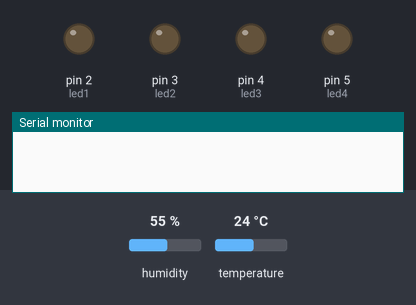
Bench run of a sketch on a simulated Arduino Uno, built with avr-gcc and run on an emulated ATmega328P. Shown: output pins drawn as LEDs (lit = HIGH), the last lines printed to the serial monitor. The test bench sets the inputs (shaded band); at power-on: temperature 24 °C, humidity 55 %.

Above: at 2.8 s.
4.6 s: temperature set to 12 °C
9.2 s: temperature set to 28 °C
At 9.77 s:
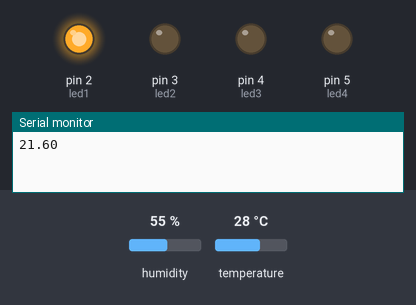
13.8 s: temperature set to 19 °C
At 20.1 s:
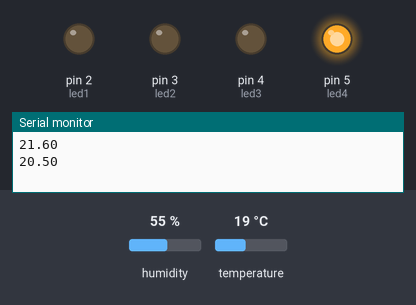
20.6 s: temperature set to 33 °C
At 21.04 s:
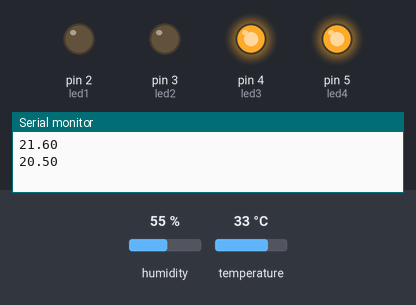
Timing chart, 0 to 26.2 s (numbered marks = the images above; inputs shaded):
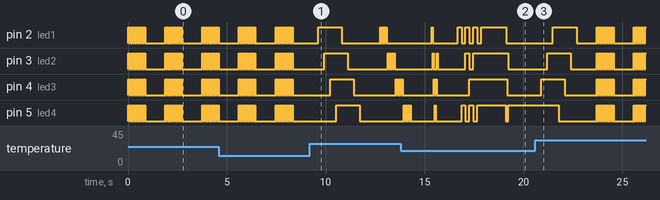

The sketch:

cube2.ino
```cpp
#include <DHT.h>
#include <DHT_U.h>
//#include <SoftwareSerial.h>

//#define TX 3
//#define RX 2
#define led1 2
#define led2 3
#define led3 4
#define led4 5

//SoftwareSerial bt_test(TX,RX);

const int sensor_pin = A1;
int i=0;
float value=0;

DHT my_sensor(sensor_pin,DHT11);

void setup() {
  //put your setup code here, to run once:
 pinMode(led1,OUTPUT);
 pinMode(led2,OUTPUT);
 pinMode(led3,OUTPUT);
 pinMode(led4,OUTPUT);

  Serial.begin(9600);
  //bt_test.begin(9600);

  my_sensor.begin();
}
//
//void motion1(){
//
//  delay(100);
//  digitalWrite(led4,HIGH);
//
//  delay(100);
//  digitalWrite(led3,HIGH);
//
//  delay(100);
//  digitalWrite(led2,HIGH);
//
//  delay(100);
//  digitalWrite(led1,HIGH);
//
//  delay(100);
//}

void motion_moveFast(){
  digitalWrite(led4,LOW);
  digitalWrite(led1,HIGH);
  delay(50);
  digitalWrite(led1,LOW);
  digitalWrite(led3,HIGH);
  delay(50);
  digitalWrite(led3,LOW);
  digitalWrite(led2,HIGH);
  delay(50);
  digitalWrite(led2,LOW);
  digitalWrite(led4,HIGH);
  delay(50);
}

void motion_moveFast2() {
  digitalWrite(led2,LOW);
  digitalWrite(led3,LOW);
  digitalWrite(led4,LOW);
  digitalWrite(led1,HIGH);
  delay(200);
  digitalWrite(led1,LOW);
  digitalWrite(led4,HIGH);
  delay(200);
  digitalWrite(led4,LOW);
  digitalWrite(led1,HIGH);
  digitalWrite(led2,HIGH);
  delay(200);
  digitalWrite(led1,LOW);
  digitalWrite(led2,LOW);
  digitalWrite(led3,HIGH);
  digitalWrite(led4,HIGH);
  delay(200);
  digitalWrite(led3,LOW);
  digitalWrite(led4,LOW);
  digitalWrite(led1,HIGH);
  digitalWrite(led2,HIGH);
  digitalWrite(led3,HIGH);
  delay(200);
  digitalWrite(led1,LOW);
  digitalWrite(led2,LOW);
  digitalWrite(led3,LOW);
  digitalWrite(led2,HIGH);
  digitalWrite(led3,HIGH);
  digitalWrite(led4,HIGH);
  delay(200);
  digitalWrite(led2,LOW);
  digitalWrite(led3,LOW);
  digitalWrite(led4,LOW);
  digitalWrite(led1,HIGH);
  digitalWrite(led2,HIGH);
  digitalWrite(led3,HIGH);
  digitalWrite(led4,HIGH);
  delay(200);
}

void motion_moveFast3(){
   digitalWrite(led1,HIGH);
   delay(50);
   digitalWrite(led1,LOW);
   digitalWrite(led2,HIGH);
   delay(50);
   digitalWrite(led2,LOW);
   digitalWrite(led3,HIGH);
   delay(50);
   digitalWrite(led3,LOW);
   digitalWrite(led4,HIGH);
   delay(50);
   digitalWrite(led4,LOW);
   digitalWrite(led3,HIGH);
   delay(50);
   digitalWrite(led3,LOW);
   digitalWrite(led2,HIGH);
   delay(50);
   digitalWrite(led2,LOW);
}

void motion5(){
   digitalWrite(led1,HIGH);
   delay(50);
   digitalWrite(led1,LOW);
   delay(50);
   digitalWrite(led1,HIGH);
   delay(50);
   digitalWrite(led1,LOW);
   delay(50);
   digitalWrite(led1,HIGH);
   delay(50);
   digitalWrite(led1,LOW);
   delay(50);
   digitalWrite(led1,HIGH);
   delay(50);
   digitalWrite(led1,LOW);
   delay(50);
    digitalWrite(led2,HIGH);
   delay(50);
   digitalWrite(led2,LOW);
   delay(50);
   digitalWrite(led2,HIGH);
   delay(50);
   digitalWrite(led2,LOW);
   delay(50);
   digitalWrite(led2,HIGH);
   delay(50);
   digitalWrite(led2,LOW);
   delay(50);
   digitalWrite(led2,HIGH);
   delay(50);
   digitalWrite(led2,LOW);
   delay(50);
    digitalWrite(led3,HIGH);
   delay(50);
   digitalWrite(led3,LOW);
   delay(50);
   digitalWrite(led3,HIGH);
   delay(50);
   digitalWrite(led3,LOW);
   delay(50);
   digitalWrite(led3,HIGH);
   delay(50);
   digitalWrite(led3,LOW);
   delay(50);
   digitalWrite(led3,HIGH);
   delay(50);
   digitalWrite(led3,LOW);
   delay(50);
   digitalWrite(led4,HIGH);
   delay(50);
   digitalWrite(led4,LOW);
   delay(50);
   digitalWrite(led4,HIGH);
   delay(50);
   digitalWrite(led4,LOW);
   delay(50);
   digitalWrite(led4,HIGH);
   delay(50);
   digitalWrite(led4,LOW);
   delay(50);
   digitalWrite(led4,HIGH);
   delay(50);
   digitalWrite(led4,LOW);
   delay(50);
}

void motion6(){
   digitalWrite(led4,HIGH);
   delay(50);
   digitalWrite(led4,LOW);
   delay(50);
   digitalWrite(led4,HIGH);
   delay(50);
   digitalWrite(led4,LOW);
   delay(50);
   digitalWrite(led4,HIGH);
   delay(50);
   digitalWrite(led4,LOW);
   delay(50);
   digitalWrite(led4,HIGH);
   delay(50);
   digitalWrite(led4,LOW);
   delay(50);
   digitalWrite(led3,HIGH);
   delay(50);
   digitalWrite(led3,LOW);
   delay(50);
   digitalWrite(led3,HIGH);
   delay(50);
   digitalWrite(led3,LOW);
   delay(50);
   digitalWrite(led3,HIGH);
   delay(50);
   digitalWrite(led3,LOW);
   delay(50);
   digitalWrite(led3,HIGH);
   delay(50);
   digitalWrite(led3,LOW);
   delay(50);
    digitalWrite(led2,HIGH);
   delay(50);
   digitalWrite(led2,LOW);
   delay(50);
   digitalWrite(led2,HIGH);
   delay(50);
   digitalWrite(led2,LOW);
   delay(50);
   digitalWrite(led2,HIGH);
   delay(50);
   digitalWrite(led2,LOW);
   delay(50);
   digitalWrite(led2,HIGH);
   delay(50);
   digitalWrite(led2,LOW);
   delay(50);
    digitalWrite(led1,HIGH);
   delay(50);
   digitalWrite(led1,LOW);
   delay(50);
   digitalWrite(led1,HIGH);
   delay(50);
   digitalWrite(led1,LOW);
   delay(50);
   digitalWrite(led1,HIGH);
   delay(50);
   digitalWrite(led1,LOW);
   delay(50);
   digitalWrite(led1,HIGH);
   delay(50);
   digitalWrite(led1,LOW);
   delay(50);
}
//단위 1000분의 1초


void motion7() {
   digitalWrite(led1,HIGH);
   digitalWrite(led2,HIGH);
   digitalWrite(led3,HIGH);
   digitalWrite(led4,HIGH);
      delay(50);

   digitalWrite(led1,LOW);
   digitalWrite(led2,LOW);
   digitalWrite(led3,LOW);
   digitalWrite(led4,LOW);

   delay(50);
   digitalWrite(led1,HIGH);
   digitalWrite(led2,HIGH);
   digitalWrite(led3,HIGH);
   digitalWrite(led4,HIGH);

      delay(50);
       digitalWrite(led1,LOW);
   digitalWrite(led2,LOW);
   digitalWrite(led3,LOW);
   digitalWrite(led4,LOW);


   delay(50);

      digitalWrite(led1,HIGH);
   digitalWrite(led2,HIGH);
   digitalWrite(led3,HIGH);
   digitalWrite(led4,HIGH);
      delay(50);

   digitalWrite(led1,LOW);
   digitalWrite(led2,LOW);
   digitalWrite(led3,LOW);
   digitalWrite(led4,LOW);

   delay(50);
   digitalWrite(led1,HIGH);
   digitalWrite(led2,HIGH);
   digitalWrite(led3,HIGH);
   digitalWrite(led4,HIGH);

      delay(50);
   digitalWrite(led1,LOW);
   digitalWrite(led2,LOW);
   digitalWrite(led3,LOW);
   digitalWrite(led4,LOW);

   delay(50);
   digitalWrite(led1,HIGH);
   digitalWrite(led2,HIGH);
   digitalWrite(led3,HIGH);
   digitalWrite(led4,HIGH);

      delay(50);
       digitalWrite(led1,LOW);
   digitalWrite(led2,LOW);
   digitalWrite(led3,LOW);
   digitalWrite(led4,LOW);

    delay(50);
   digitalWrite(led1,HIGH);
   digitalWrite(led2,HIGH);
   digitalWrite(led3,HIGH);
   digitalWrite(led4,HIGH);

      delay(50);
       digitalWrite(led1,LOW);
   digitalWrite(led2,LOW);
   digitalWrite(led3,LOW);
   digitalWrite(led4,LOW); delay(50);

   digitalWrite(led1,HIGH);
   digitalWrite(led2,HIGH);
   digitalWrite(led3,HIGH);
   digitalWrite(led4,HIGH);

      delay(50);
       digitalWrite(led1,LOW);
   digitalWrite(led2,LOW);
   digitalWrite(led3,LOW);
   digitalWrite(led4,LOW);
    delay(50);
   digitalWrite(led1,HIGH);
   digitalWrite(led2,HIGH);
   digitalWrite(led3,HIGH);
   digitalWrite(led4,HIGH);

      delay(50);
       digitalWrite(led1,LOW);
   digitalWrite(led2,LOW);
   digitalWrite(led3,LOW);
   digitalWrite(led4,LOW);
   delay(50);
   digitalWrite(led1,HIGH);
   digitalWrite(led2,HIGH);
   digitalWrite(led3,HIGH);
   digitalWrite(led4,HIGH);

      delay(50);
       digitalWrite(led1,LOW);
   digitalWrite(led2,LOW);
   digitalWrite(led3,LOW);
   digitalWrite(led4,LOW);


}
void motion_moveSlow() {

  delay(300);
  digitalWrite(led4,HIGH);

  delay(300);
  digitalWrite(led3,HIGH);

  delay(300);
  digitalWrite(led2,HIGH);

  delay(300);
  digitalWrite(led1,HIGH);

  delay(300);
   digitalWrite(led4,LOW);

  delay(300);
  digitalWrite(led3,LOW);

  delay(300);
  digitalWrite(led2,LOW);

  delay(300);
  digitalWrite(led1,LOW);

}

void motion_moveSlow2(){
 delay(300);
  digitalWrite(led1,HIGH);

  delay(300);
  digitalWrite(led2,HIGH);

  delay(300);
  digitalWrite(led3,HIGH);

  delay(300);
  digitalWrite(led4,HIGH);

  delay(300);
   digitalWrite(led1,LOW);

  delay(300);
  digitalWrite(led2,LOW);

  delay(300);
  digitalWrite(led3,LOW);

  delay(300);
  digitalWrite(led4,LOW);

}
void motion_moveSlow3() {
  delay(300);
  digitalWrite(led1,HIGH);

  delay(300);
  digitalWrite(led2,HIGH);

  delay(300);
  digitalWrite(led3,HIGH);

  delay(300);
  digitalWrite(led4,HIGH);

  delay(300);
   digitalWrite(led4,LOW);

  delay(300);
  digitalWrite(led3,LOW);

  delay(300);
  digitalWrite(led2,LOW);

  delay(300);
  digitalWrite(led1,LOW);


}
void loop() {

  // put your main code here, to run repeatedly:

  //delay(5000);3
  float temp = 0;
  float t = my_sensor.readTemperature();


  if(!isnan(t)){

    value = value+t;
    //Serial.println(t);
    //Serial.println(value);
    temp=value;
    //Serial.println(temp);
    i++;
    temp = temp/i;
    //Serial.println(temp);
    if(i%5==0){
    Serial.println(temp);
    }

     if(temp>=20.4&&temp<20.6){
      motion_moveFast();
     }else if(temp>=20.6&&temp<20.8){
      motion_moveFast2();
     }else if(temp>=20.8&&temp<21){
      motion_moveFast3();
     }else if(temp>=21.0&&temp<21.2){
      motion5();
     }else if(temp>=21.2&&temp<21.4){
      motion6();
     }else if(temp>=21.4){
      motion7();
     }else if(temp<20.4&&temp>=20.2){
      motion_moveSlow();
     }else if(temp<20.2&&temp>=20){
      motion_moveSlow2();
     }else if(temp<20){
      motion_moveSlow3();
     }
  }
   delay(1000);


}
```
